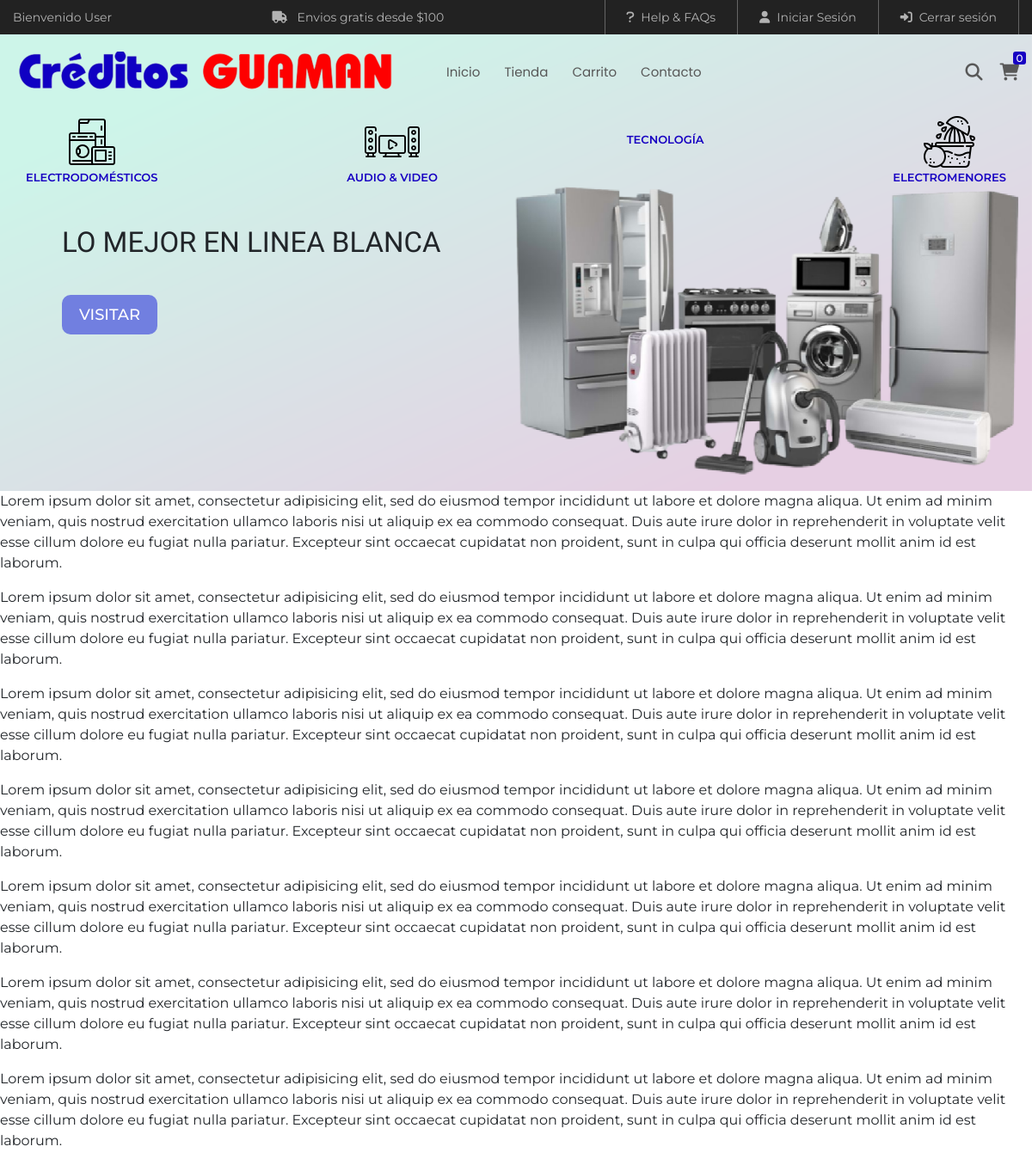
The page / on the database its author committed.
### tables this page shows
CREATE TABLE `categorias` (
  `idcategoria` bigint(20) NOT NULL,
  `nombre` varchar(100) NOT NULL,
  `imgcategoria` varchar(100) DEFAULT NULL,
  `icono` varchar(100) DEFAULT NULL,
  `sliderDesktop` varchar(100) DEFAULT NULL,
  `sliderMobile` varchar(100) DEFAULT NULL,
  `sliderDscOne` varchar(150) DEFAULT NULL,
  `sliderDscTwo` varchar(150) DEFAULT NULL,
  `datecreate` datetime NOT NULL DEFAULT CURRENT_TIMESTAMP,
  `categoria_father_id` bigint(20) DEFAULT NULL,
  `status` int(11) NOT NULL DEFAULT '1'
);

### Helpers/Helpers.php (called while the page is built, shortened)
<?php
    function base_url(){
        return BASE_URL;
    }
    function media(){
        return BASE_URL."Assets/";
    }
    function headerStore($data=""){
        require_once("Views/Template/header_store.php");
    }
    function footerStore($data=""){
        require_once("Views/Template/footer_store.php");
    }
?>

### Libraries/Core/Views.php (called while the page is built)
<?php
    class Views{
        public function getView($controller, $view, $data = "")
        {
            $view = ucwords($view);
            $controller = get_class($controller);
            if ($controller == "Index") {
                $view = 'Views/'.$view.'.php';
            }else{
                $view = 'Views/'.$controller.'/'.$view.'.php';
            }
            require_once $view;
        }
    }
?>

### Controllers/Index.php (called while the page is built, shortened)
<?php
    class Index extends Controller{
        public $traits;
        public function __construct()
        {
            $this->traits = new traitsSlider();
        }
        public function index()
        {
            $data['page_title'] = 'Créditos GUAMAN - Todo para el hogar';
            $data['sliderCtg'] = $this->traits->getCtgT(CAT_SLIDER);
            $data['sliderProd'] = $this->traits->getProdT(PROD_SLIDER);
            $this->views->getView($this, "index", $data);
        }
    }
?>

### index.php (called while the page is built, shortened)
<?php
    require_once("Helpers/Helpers.php");
    require_once("Libraries/Core/Load_controllers.php");
?>

### Libraries/Core/Conexion.php (called while the page is built, shortened)
<?php
    class Conexion{
        private $conexion;
        public function __construct(){
            $this->conexion = new mysqli(DB_HOST, DB_USER, DB_PASSWORD, DB_NAME, DB_PORT);
            $this->conexion->set_charset(DB_CHARSET);
        }
        public function conexion()
        {
            return $this->conexion;
        }
    }
?>

### Libraries/Core/Mysql.php (called while the page is built, shortened)
<?php
    class Mysql extends  Conexion
    {
        private $conexion;
        public function __construct()
        {
            $this->conexion = new Conexion;
            $this->conexion = $this->conexion->conexion();
        }
        public function selectAll(string $query)
        {
            $this->strquery = $query;
            $result = $this->conexion->query($this->strquery);
            $data = array();
            while ($item = mysqli_fetch_assoc($result)) {
                $data[] = $item;
            }
            return $data;
        }
    }
?>

### Models/CategoriasModel.php (called while the page is built, shortened)
<?php
    class CategoriasModel extends Mysql{
        public function menuCategorias()
        {
            $sql = "SELECT * FROM categorias WHERE status = 1";
            return $this->selectAll($sql);
        }
    }
?>

### Views/Template/header_store.php (the view, shortened to what this page needs)
<!DOCTYPE html>
<html lang="en">
<head>
    <link rel="stylesheet" type="text/css" href="<?php echo media(); ?>ecommerce/plugins/bootstrap/css/bootstrap.min.css">
    <link rel="stylesheet" href="<?php echo media(); ?>ecommerce/plugins/fontawesome/css/all.min.css">
    <link rel="stylesheet" type="text/css" href="<?php echo media(); ?>ecommerce/plugins/animsition/css/animsition.min.css">
    <link rel="stylesheet" type="text/css" href="<?php echo media(); ?>ecommerce/plugins/hamburgers/hamburgers.min.css">
    <link rel="stylesheet" type="text/css" href="<?php echo media(); ?>ecommerce/plugins/animate/animate.css">
    <link rel="stylesheet" type="text/css" href="<?php echo media(); ?>ecommerce/plugins/splide/css/splide.min.css">
    <link rel="stylesheet" type="text/css" href="<?php echo media(); ?>ecommerce/plugins/perfect-scrollbar/perfect-scrollbar.css">
    <link rel="stylesheet" type="text/css" href="<?php echo media(); ?>ecommerce/css/normalize.css">
    <link rel="stylesheet" type="text/css" href="<?php echo media(); ?>ecommerce/css/mainUtils.css">
    <link rel="stylesheet" type="text/css" href="<?php echo media(); ?>ecommerce/css/main.css">
</head>
<body class="animsition">
    <header>
        <div class="container-menu-desktop">
            <div class="top-bar">
                <div class="content-topbar c-full container">
                    <div class="left-top-bar">
                        Bienvenido User
                    </div>
                     <div class="left-top-bar">
                        <i class="fa-solid fa-truck mr-2"></i>
                        Envios gratis desde $100
                    </div>
                    <div class="right-top-bar h-full d-flex flex-wrap">
                        <a href="#" class="c-full ">
                            <i class="fa-solid fa-question mr-2"></i>
                            Help & FAQs
                        </a>
                        <a href="#" class="c-full">
                            <i class="fa-solid fa-user mr-2"></i>
                            Iniciar Sesión
                        </a>
                        <a href="#" class="c-full">
                            <i class="fa-solid fa-right-to-bracket mr-2"></i>
                            Cerrar sesión
                        </a>
                    </div>
                </div>
            </div>
            <div class="wrap-nav-desktop">
                <nav class="container-nav-desktop container">
                    <a href="<?= base_url(); ?>" class="logo animate__animated animate__backInLeft">
                        <img src="<?= media(); ?>ecommerce/images/logo_text.png" alt="Creditos Guaman">
                    </a>
                    <div class="nav-desktop">
                        <ul class="main-nav">
                            <li class="active-nav animate__animated animate__fadeInDown">
                                <a href="<?= base_url(); ?>" >Inicio</a>
                            </li>
                            <li class="animate__animated animate__fadeInDown time-one">
                                <a href="<?= base_url(); ?>tienda" >Tienda</a>
                            </li>
                            <li class="animate__animated animate__fadeInDown time-two">
                                <a href="<?= base_url(); ?>carrito" >Carrito</a>
                            </li>
                            <li class="animate__animated animate__fadeInDown time-three">
                                <a href="<?= base_url(); ?>contacto" >Contacto</a>
                            </li>
                        </ul>
                    </div>
                    <div class="cont-icon-nav">
                        <div class="icon-nav js-show-modal-search">
                            <i class="fa-solid fa-magnifying-glass"></i>
                        </div>
                        <div class="icon-nav icon-header-noti" >
                            <i class="fa-solid fa-cart-shopping js-show-cart"></i>
                        </div>
                    </div>
                </nav>
                <div class="wrap-menu-desktop container">
                    <?php
                        require_once 'Models/CategoriasModel.php';
                        $objCategorias = new CategoriasModel();
                        $request = $objCategorias->menuCategorias();
                        if (count($request) > 0) {
                            echo '<ul class="menu-desktop">';
                                levelFirst($request);
                            echo '</ul>';
                        }
                        function levelFirst($dataCtg)
                        {
                            foreach ($dataCtg as $key => $value) {
                                if($value['categoria_father_id'] == "" && $value['status'] == 1){
                                    echo '<li class="item-menu-desktop">';
                                        echo '<a href=""> <div><img src="'.media().'images/uploads/'.$value['icono'].'" alt=""></div> <span>'.$value["nombre"].'</span></a>';
                                            echo '<ul class="submenu-desktop">';
                                                levelSecond($dataCtg, $value['idcategoria']);
                                            echo '</ul>';
                                    echo  '</li>';
                                }
                            }
                        }
                        function levelSecond($dataCtg, $fatherId)
                        {
                            foreach ($dataCtg as $key => $value) {
                                if ($value['categoria_father_id'] == $fatherId) {
                                    echo '<li class="item-submenu-desktop">';
                                        echo '<a href="" class=" scale-link">'.$value['nombre'].'</a>';
                                        echo '<ul class="next-sub-desktop">';
                                            levelThird($dataCtg, $value['idcategoria']);
                                        echo '</ul>';
                                    echo '</li>';
                                }
                            }
                        }
                        function levelThird($dataCtg, $fatherId)
                        {
                            foreach ($dataCtg as $key => $value) {
                                if ($value['categoria_father_id'] == $fatherId) {
                                    echo '<li class="item-nextSub-desktop">';
                                        echo '<a href="" class=" scale-link">'.$value['nombre'].'</a>';
                                    echo '</li>';
                                }
                            }
                        }
                    ?>
                </div>
            </div>
        </div>
            <?php
                require_once 'Models/CategoriasModel.php';
            ?>
    </header>

### rows shown on the page
categorias: icono (picture), nombre "ELECTRODOMÉSTICOS"
categorias: icono (picture), nombre "AUDIO & VIDEO"
categorias: nombre "TECNOLOGÍA"
categorias: nombre "Computadoras"
categorias: icono (picture), nombre "ELECTROMENORES"

### other values the page prints
$data['sliderCtg'][$i]['sliderDscOne'] "LO MEJOR EN LINEA BLANCA"
